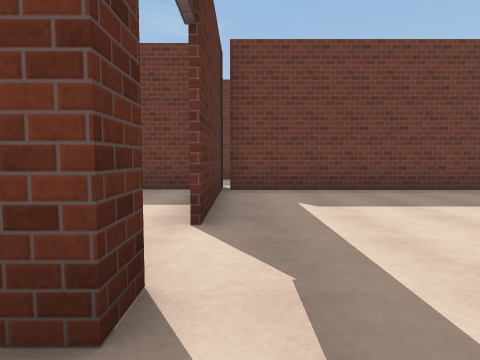
View 1 (above)

19 first-person views from a walk through a 3-D level made in the Unity game engine. The camera is 1.3 m above the floor, tilts 4° down and sees 75° across. Doors are open. The floor is counted in squares, 2 m on a side. Each view is taken from the middle of a square. On the plan, view 1 faces up. The plan holds only what a view shows up to about 10 squares ahead; the rest is blank. The place goes on beyond the plan. The player is left out. Some surface patterns are stand-ins.

View 2
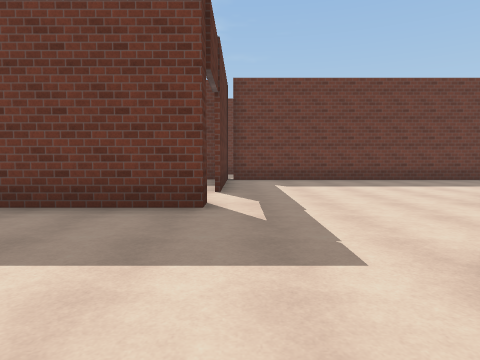

View 3
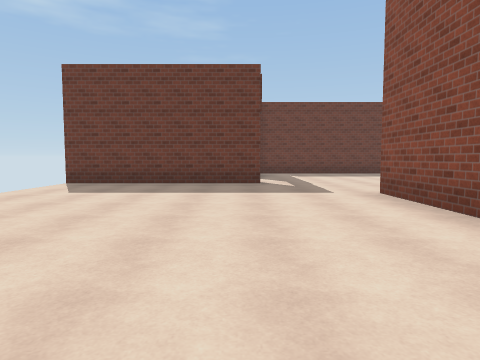

View 4
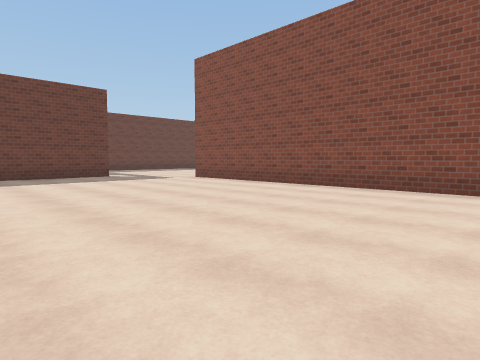

View 5
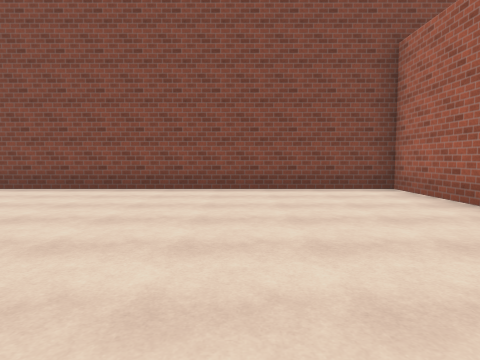

View 6
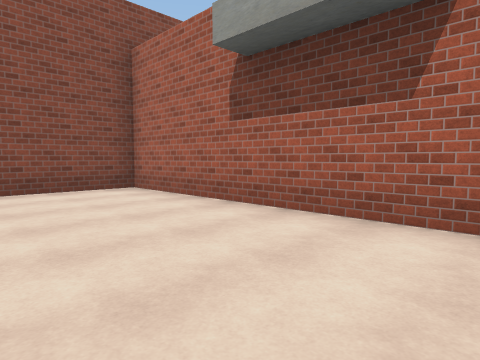

View 7
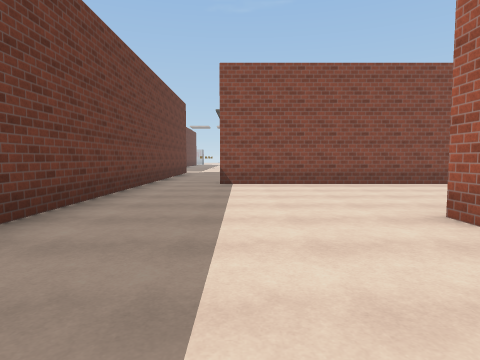

View 8
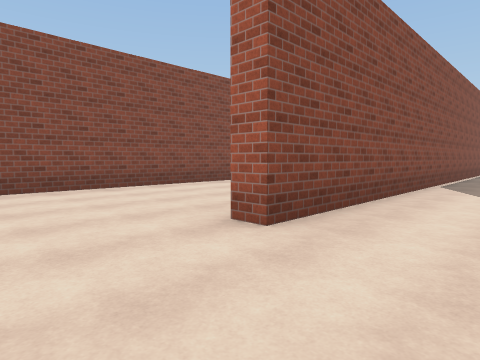

View 9
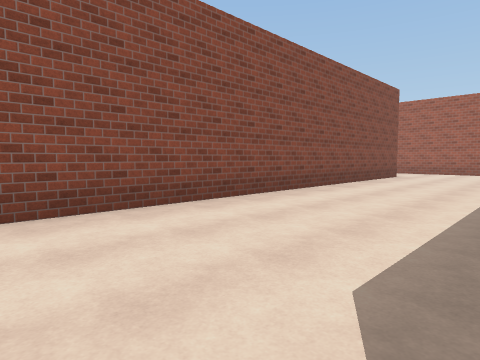

View 10
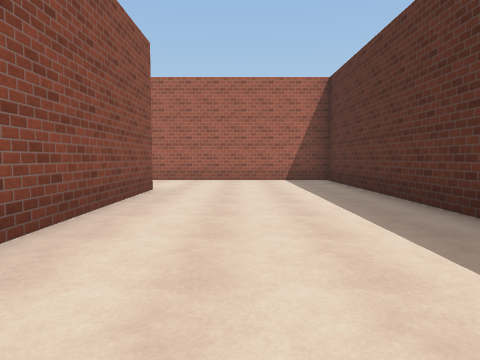

View 11
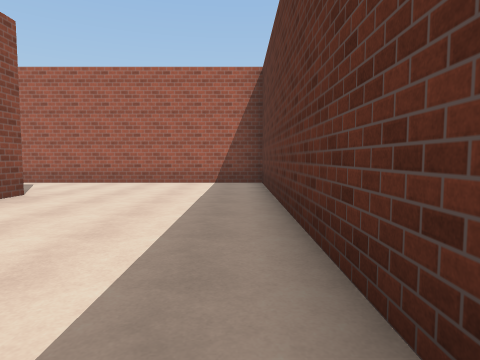

View 12
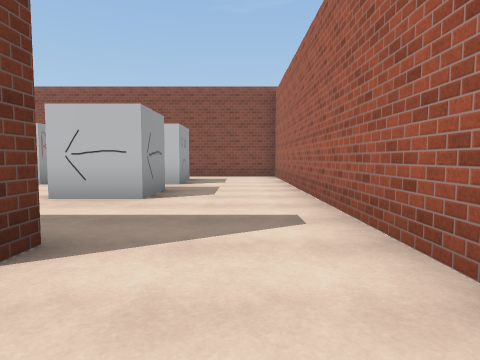

View 13
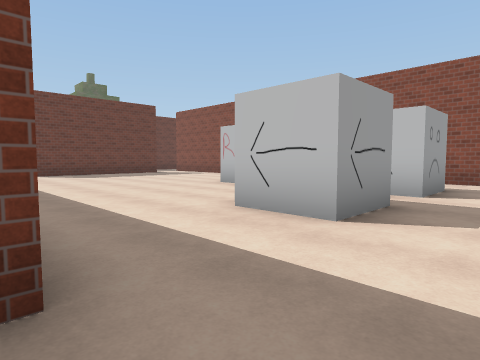

View 14
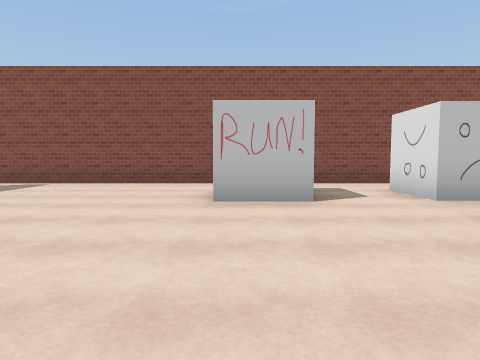

View 15
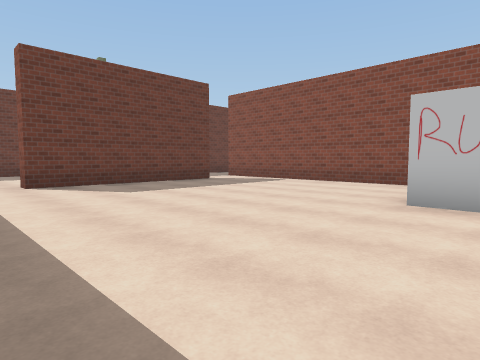

View 16
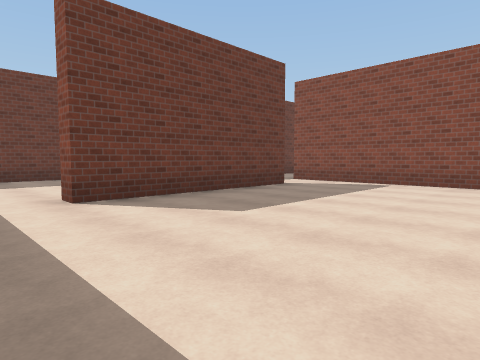

View 17
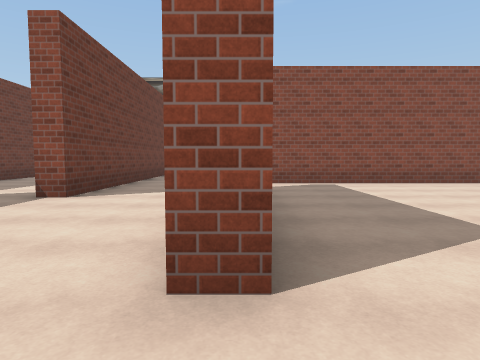

View 18
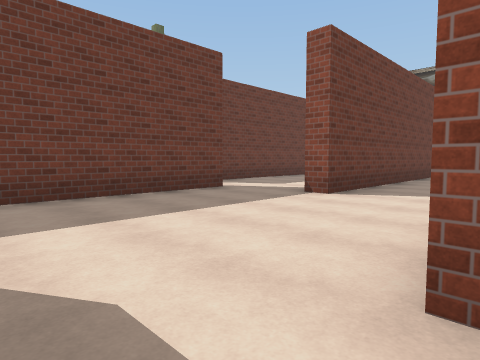

View 19
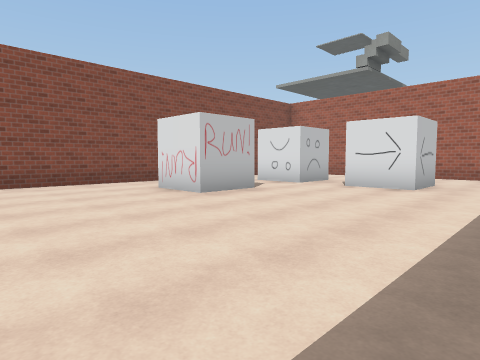

### Floor plan
Ten units are one square. View 1 is at (0, 0); x grows to the right and y downward. Boxes are objects, and circles mark ways between rooms. Rooms are numbered by the first view taken in them; rooms with no view inside come last. Other rooms are left out.
<svg viewBox="-60 -69 246 207">
<path fill="none" stroke="#000" d="M44 56 44 133 171 133M39 15 39 -17 45 -17M94 105 88 105 88 -45M-5 -16 -5 -10 -55 -10M135 105 120 105 120 90M-5 -46 -5 -30M-5 -52 -5 -48M95 -64 -2 -64M162 105 147 105 147 90M-46 133 16 133 16 11M181 109 181 84M147 71 147 56 162 56M165 -8 115 -8 115 -14M181 54 181 -18M120 90 135 90M152 -39 152 -44M149 -64 95 -64M147 90 162 90M181 84 181 54M174 -39 152 -39"/>
<circle cx="105" cy="95" r="3" fill="#2a7"/>
<circle cx="140" cy="95" r="3" fill="#2a7"/>
<circle cx="90" cy="-50" r="3" fill="#2a7"/>
<circle cx="170" cy="95" r="3" fill="#2a7"/>
<circle cx="105" cy="-10" r="3" fill="#2a7"/>
<circle cx="155" cy="80" r="3" fill="#2a7"/>
<circle cx="170" cy="65" r="3" fill="#2a7"/>
<circle cx="170" cy="-10" r="3" fill="#2a7"/>
<circle cx="160" cy="-25" r="3" fill="#2a7"/>
<text x="50" y="50">1</text>
<text x="130" y="30">2</text>
<text x="120" y="-40">3</text>
<text x="160" y="80">4</text>
<text x="160" y="-30">5</text>
</svg>
Room 1 opens to room 2. Room 1 opens to room 3. Room 1 opens to room 4. Room 2 opens to room 3. Room 2 opens to room 4. Room 2 opens to room 5. Room 3 opens to room 5.

Where each view was taken, in squares from view 1:
view 1: 0 up, 0 right, facing up
view 2: 3 down, 0 right, facing up
view 3: 7 down, 1 left, facing up
view 4: 10 down, 5 left, facing up-right
view 5: 10 down, 5 left, facing right
view 6: 10 down, 5 left, facing down-right
view 7: 4 up, 1 right, facing right
view 8: 4 up, 2 right, facing down-right
view 9: 1 up, 5 right, facing down-right
view 10: 4 down, 7 right, facing down
view 11: 5 down, 5 right, facing down
view 12: 12 down, 7 right, facing right
view 13: 12 down, 9 right, facing up-right
view 14: 6 down, 10 right, facing right
view 15: 7 down, 10 right, facing up-right
view 16: 4 down, 10 right, facing up-right
view 17: 1 up, 10 right, facing right
view 18: 1 up, 10 right, facing up-right
view 19: 2 down, 10 right, facing down-right
